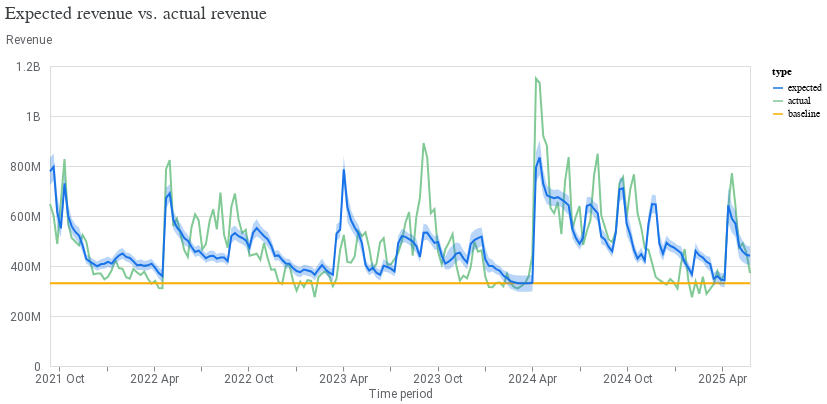

The code cell stored with this chart in its notebook:
### Code cell
model_fit = visualizer.ModelFit(meridian)
model_fit.plot_model_fit()

### Figure 1 — Vega-Lite specification as saved in the notebook (floating-point values rounded to 4 significant figures; data arrays with more than 128 entries replaced by an {"elided": "..."} marker saying what was removed)
{"config": {"view": {"continuousWidth": 300, "continuousHeight": 300}, "axis": {"labelColor": "#5F6368", "labelFont": "Roboto", "labelFontSize": 12, "titleColor": "#5F6368", "titleFont": "Roboto", "titleFontSize": 12, "titleFontWeight": "normal"}}, "layer": [{"mark": {"type": "line"}, "encoding": {"color": {"field": "type", "scale": {"domain": ["expected", "actual", "baseline"], "range": ["#1A73E8", "#81C995", "#F9AB00"]}, "type": "nominal"}, "x": {"axis": {"domainColor": "#DADCE0", "format": "%Y %b", "grid": false, "tickCount": 8}, "field": "time", "title": "Time period", "type": "temporal"}, "y": {"axis": {"domain": false, "labelExpr": "replace(format(datum.value, '.3~s'), 'G', 'B')", "labelPadding": 10, "tickCount": 5, "ticks": false, "titleAlign": "left", "titleAngle": 0, "titleY": -20}, "field": "mean", "title": "Revenue", "type": "quantitative"}}}, {"mark": {"type": "area", "opacity": 0.3}, "encoding": {"color": {"field": "type", "legend": null, "scale": {"domain": ["expected"], "range": ["#1A73E8"]}, "type": "nominal"}, "x": {"field": "time", "type": "temporal"}, "y": {"field": "ci_hi", "type": "quantitative"}, "y2": {"field": "ci_lo"}}}], "data": {"name": "data-14875d32748233b35ef8b2b0a32ec594"}, "resolve": {"scale": {"color": "independent"}}, "title": {"text": "Expected revenue vs. actual revenue", "anchor": "start", "color": "#3C4043", "font": "Google Sans Display", "fontSize": 18, "fontWeight": "normal", "offset": 10}, "width": 700, "$schema": "https://vega.github.io/schema/vega-lite/v5.20.1.json", "datasets": {"data-14875d32748233b35ef8b2b0a32ec594": {"elided": "582 records"}}}
